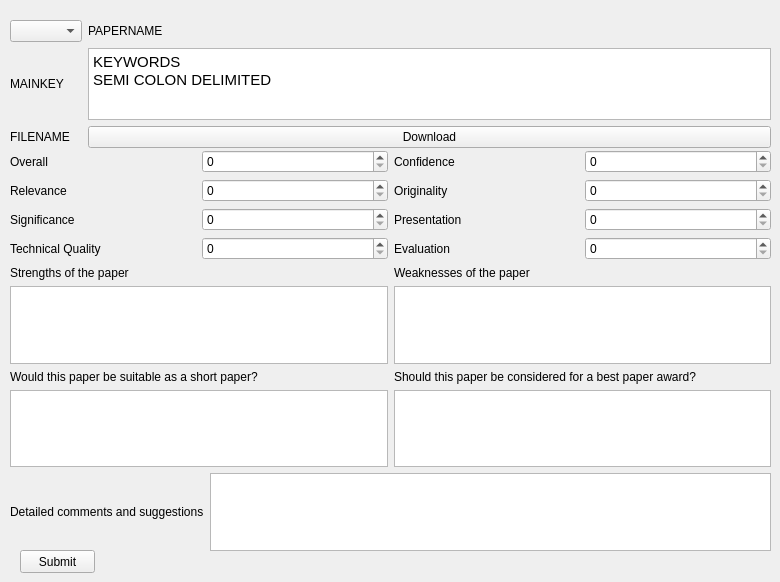
      <widget class="QWidget" name="reviewTab">
       <attribute name="title">
        <string>Review</string>
       </attribute>
       <widget class="QWidget" name="verticalLayoutWidget_7">
        <property name="geometry">
         <rect>
          <x>10</x>
          <y>150</y>
          <width>761</width>
          <height>401</height>
         </rect>
        </property>
        <layout class="QVBoxLayout" name="verticalLayout_7">
         <item>
          <layout class="QHBoxLayout" name="horizontalLayout_11">
           <item>
            <widget class="QLabel" name="label_11">
             <property name="text">
              <string>Overall</string>
             </property>
            </widget>
           </item>
           <item>
            <widget class="QSpinBox" name="overall"/>
           </item>
           <item>
            <widget class="QLabel" name="label_12">
             <property name="text">
              <string>Confidence</string>
             </property>
            </widget>
           </item>
           <item>
            <widget class="QSpinBox" name="confidence"/>
           </item>
          </layout>
         </item>
         <item>
          <layout class="QHBoxLayout" name="horizontalLayout_12">
           <item>
            <widget class="QLabel" name="label_13">
             <property name="text">
              <string>Relevance</string>
             </property>
            </widget>
           </item>
           <item>
            <widget class="QSpinBox" name="relevance"/>
           </item>
           <item>
            <widget class="QLabel" name="label_14">
             <property name="text">
              <string>Originality</string>
             </property>
            </widget>
           </item>
           <item>
            <widget class="QSpinBox" name="originality"/>
           </item>
          </layout>
         </item>
         <item>
          <layout class="QHBoxLayout" name="horizontalLayout_13">
           <item>
            <widget class="QLabel" name="label_15">
             <property name="text">
              <string>Significance</string>
             </property>
            </widget>
           </item>
           <item>
            <widget class="QSpinBox" name="significance"/>
           </item>
           <item>
            <widget class="QLabel" name="label_16">
             <property name="text">
              <string>Presentation</string>
             </property>
            </widget>
           </item>
           <item>
            <widget class="QSpinBox" name="presentation"/>
           </item>
          </layout>
         </item>
         <item>
          <layout class="QHBoxLayout" name="horizontalLayout_14">
           <item>
            <widget class="QLabel" name="label_17">
             <property name="text">
              <string>Technical Quality</string>
             </property>
            </widget>
           </item>
           <item>
            <widget class="QSpinBox" name="techQuality"/>
           </item>
           <item>
            <widget class="QLabel" name="label_18">
             <property name="text">
              <string>Evaluation</string>
             </property>
            </widget>
           </item>
           <item>
            <widget class="QSpinBox" name="evaluation"/>
           </item>
          </layout>
         </item>
         <item>
          <layout class="QHBoxLayout" name="horizontalLayout_15">
           <item>
            <widget class="QLabel" name="label_19">
             <property name="text">
              <string>Strengths of the paper</string>
             </property>
            </widget>
           </item>
           <item>
            <widget class="QLabel" name="label_20">
             <property name="text">
              <string>Weaknesses of the paper</string>
             </property>
            </widget>
           </item>
          </layout>
         </item>
         <item>
          <layout class="QHBoxLayout" name="horizontalLayout_16">
           <item>
            <widget class="QTextEdit" name="commentsStrengths"/>
           </item>
           <item>
            <widget class="QTextEdit" name="commentsWeaknesses"/>
           </item>
          </layout>
         </item>
         <item>
          <layout class="QHBoxLayout" name="horizontalLayout_17">
           <item>
            <widget class="QLabel" name="label_21">
             <property name="text">
              <string>Would this paper be suitable as a short paper?</string>
             </property>
            </widget>
           </item>
           <item>
            <widget class="QLabel" name="label_22">
             <property name="text">
              <string>Should this paper be considered for a best paper award?</string>
             </property>
            </widget>
           </item>
          </layout>
         </item>
         <item>
          <layout class="QHBoxLayout" name="horizontalLayout_18">
           <item>
            <widget class="QTextEdit" name="commentsShortPaper"/>
           </item>
           <item>
            <widget class="QTextEdit" name="commentsBestAward"/>
           </item>
          </layout>
         </item>
         <item>
          <layout class="QHBoxLayout" name="horizontalLayout_19">
           <item>
            <widget class="QLabel" name="label_23">
             <property name="text">
              <string>Detailed comments and suggestions</string>
             </property>
            </widget>
           </item>
           <item>
            <widget class="QTextEdit" name="commentsSuggestions">
             <property name="html">
              <string>&lt;!DOCTYPE HTML PUBLIC &quot;-//W3C//DTD HTML 4.0//EN&quot; &quot;http://www.w3.org/TR/REC-html40/strict.dtd&quot;&gt;
&lt;html&gt;&lt;head&gt;&lt;meta name=&quot;qrichtext&quot; content=&quot;1&quot; /&gt;&lt;style type=&quot;text/css&quot;&gt;
p, li { white-space: pre-wrap; }
&lt;/style&gt;&lt;/head&gt;&lt;body style=&quot; font-family:'MS Shell Dlg 2'; font-size:8.25pt; font-weight:400; font-style:normal;&quot;&gt;
&lt;p style=&quot;-qt-paragraph-type:empty; margin-top:0px; margin-bottom:0px; margin-left:0px; margin-right:0px; -qt-block-indent:0; text-indent:0px; font-family:'Ubuntu'; font-size:11pt;&quot;&gt;&lt;br /&gt;&lt;/p&gt;&lt;/body&gt;&lt;/html&gt;</string>
             </property>
            </widget>
           </item>
          </layout>
         </item>
        </layout>
       </widget>
       <widget class="QWidget" name="gridLayoutWidget">
        <property name="geometry">
         <rect>
          <x>10</x>
          <y>20</y>
          <width>761</width>
          <height>128</height>
         </rect>
        </property>
        <layout class="QGridLayout" name="gridLayout">
         <item row="1" column="0">
          <widget class="QLabel" name="mainKey">
           <property name="text">
            <string>MAINKEY</string>
           </property>
          </widget>
         </item>
         <item row="2" column="0">
          <widget class="QLabel" name="fileName">
           <property name="text">
            <string>FILENAME</string>
           </property>
          </widget>
         </item>
         <item row="1" column="1">
          <widget class="QTextBrowser" name="textBrowser">
           <property name="html">
            <string>&lt;!DOCTYPE HTML PUBLIC &quot;-//W3C//DTD HTML 4.0//EN&quot; &quot;http://www.w3.org/TR/REC-html40/strict.dtd&quot;&gt;
&lt;html&gt;&lt;head&gt;&lt;meta name=&quot;qrichtext&quot; content=&quot;1&quot; /&gt;&lt;style type=&quot;text/css&quot;&gt;
p, li { white-space: pre-wrap; }
&lt;/style&gt;&lt;/head&gt;&lt;body style=&quot; font-family:'MS Shell Dlg 2'; font-size:8.25pt; font-weight:400; font-style:normal;&quot;&gt;
&lt;p style=&quot; margin-top:0px; margin-bottom:0px; margin-left:0px; margin-right:0px; -qt-block-indent:0; text-indent:0px;&quot;&gt;&lt;span style=&quot; font-family:'Ubuntu'; font-size:11pt;&quot;&gt;KEYWORDS&lt;/span&gt;&lt;/p&gt;
&lt;p style=&quot; margin-top:0px; margin-bottom:0px; margin-left:0px; margin-right:0px; -qt-block-indent:0; text-indent:0px;&quot;&gt;&lt;span style=&quot; font-family:'Ubuntu'; font-size:11pt;&quot;&gt;SEMI COLON DELIMITED&lt;/span&gt;&lt;/p&gt;&lt;/body&gt;&lt;/html&gt;</string>
           </property>
          </widget>
         </item>
         <item row="2" column="1">
          <widget class="QPushButton" name="downloadReview">
           <property name="text">
            <string>Download</string>
           </property>
          </widget>
         </item>
         <item row="0" column="1">
          <widget class="QLabel" name="paperName">
           <property name="text">
            <string>PAPERNAME</string>
           </property>
          </widget>
         </item>
         <item row="0" column="0">
          <widget class="QComboBox" name="selectPaperReview"/>
         </item>
        </layout>
       </widget>
       <widget class="QPushButton" name="submitReview">
        <property name="geometry">
         <rect>
          <x>20</x>
          <y>550</y>
          <width>75</width>
          <height>23</height>
         </rect>
        </property>
        <property name="text">
         <string>Submit</string>
        </property>
       </widget>
      </widget>
